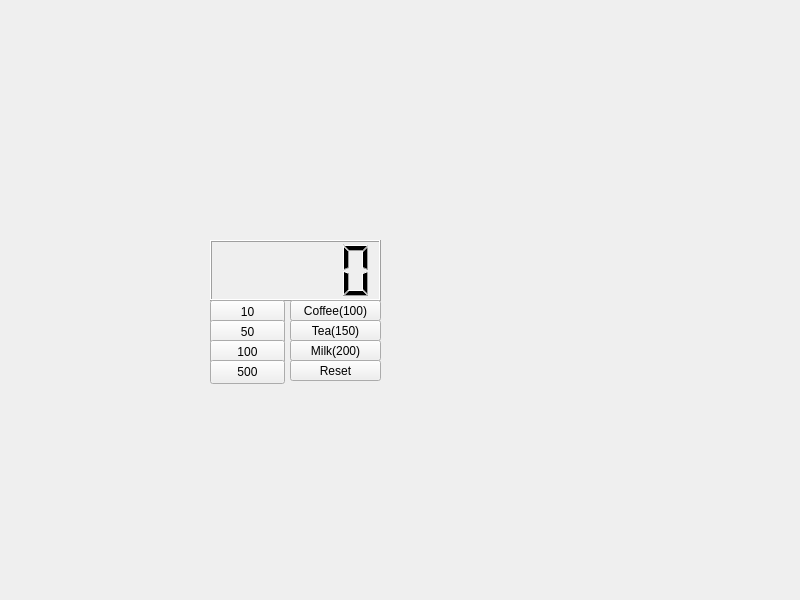
<?xml version="1.0" encoding="UTF-8"?>
<ui version="4.0">
 <class>Widget</class>
 <widget class="QWidget" name="Widget">
  <property name="geometry">
   <rect>
    <x>0</x>
    <y>0</y>
    <width>800</width>
    <height>600</height>
   </rect>
  </property>
  <property name="windowTitle">
   <string>Widget</string>
  </property>
  <widget class="QLCDNumber" name="lcdNumber">
   <property name="geometry">
    <rect>
     <x>210</x>
     <y>240</y>
     <width>171</width>
     <height>61</height>
    </rect>
   </property>
  </widget>
  <widget class="QPushButton" name="pb10">
   <property name="geometry">
    <rect>
     <x>210</x>
     <y>300</y>
     <width>75</width>
     <height>24</height>
    </rect>
   </property>
   <property name="text">
    <string>10</string>
   </property>
  </widget>
  <widget class="QPushButton" name="pb50">
   <property name="geometry">
    <rect>
     <x>210</x>
     <y>320</y>
     <width>75</width>
     <height>24</height>
    </rect>
   </property>
   <property name="text">
    <string>50</string>
   </property>
  </widget>
  <widget class="QPushButton" name="pb100">
   <property name="geometry">
    <rect>
     <x>210</x>
     <y>340</y>
     <width>75</width>
     <height>24</height>
    </rect>
   </property>
   <property name="text">
    <string>100</string>
   </property>
  </widget>
  <widget class="QPushButton" name="pb500">
   <property name="geometry">
    <rect>
     <x>210</x>
     <y>360</y>
     <width>75</width>
     <height>24</height>
    </rect>
   </property>
   <property name="text">
    <string>500</string>
   </property>
  </widget>
  <widget class="QPushButton" name="pbCoffee">
   <property name="geometry">
    <rect>
     <x>290</x>
     <y>300</y>
     <width>91</width>
     <height>21</height>
    </rect>
   </property>
   <property name="text">
    <string>Coffee(100)</string>
   </property>
  </widget>
  <widget class="QPushButton" name="pbTea">
   <property name="geometry">
    <rect>
     <x>290</x>
     <y>320</y>
     <width>91</width>
     <height>21</height>
    </rect>
   </property>
   <property name="text">
    <string>Tea(150)</string>
   </property>
  </widget>
  <widget class="QPushButton" name="pbMilk">
   <property name="geometry">
    <rect>
     <x>290</x>
     <y>340</y>
     <width>91</width>
     <height>21</height>
    </rect>
   </property>
   <property name="text">
    <string>Milk(200)</string>
   </property>
  </widget>
  <widget class="QPushButton" name="pbReset">
   <property name="geometry">
    <rect>
     <x>290</x>
     <y>360</y>
     <width>91</width>
     <height>21</height>
    </rect>
   </property>
   <property name="text">
    <string>Reset</string>
   </property>
  </widget>
 </widget>
 <resources/>
 <connections/>
</ui>
